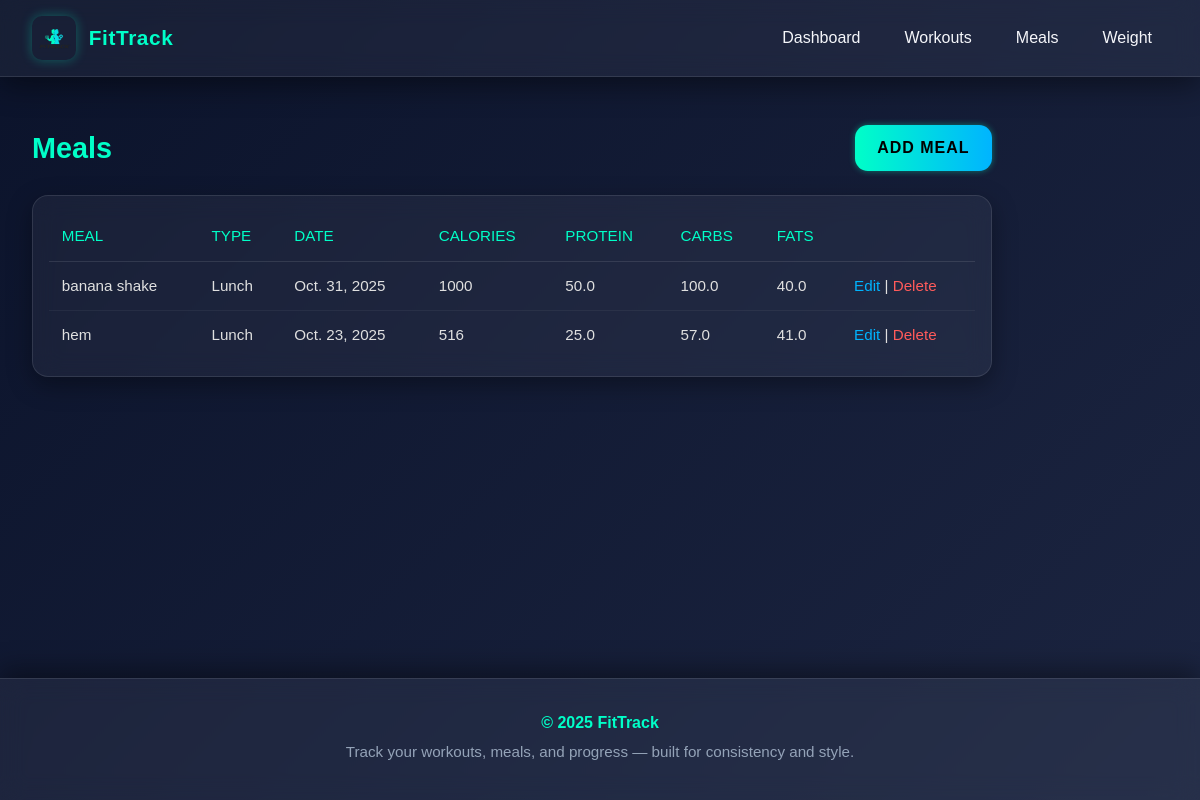
The app's page /meals/, older data.
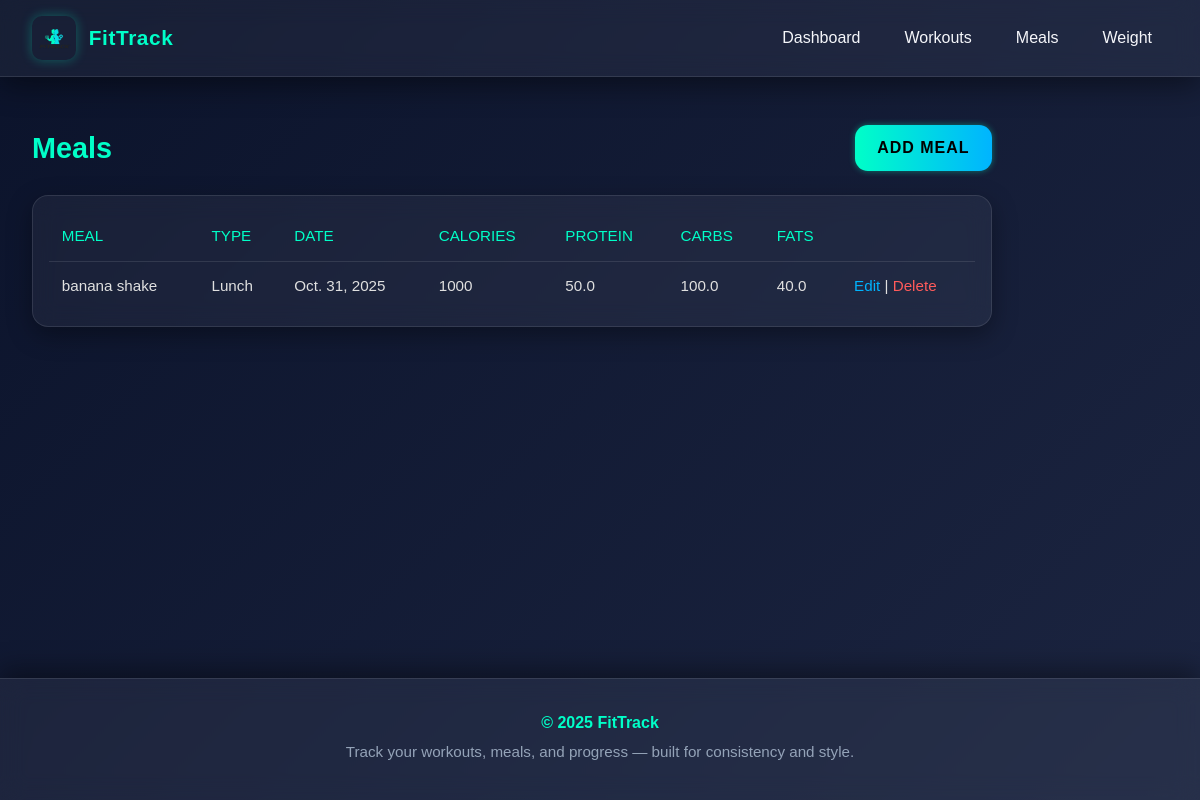
The same page, newer data.
### tracker/models.py (models this page shows, shortened)
class Meal(models.Model):
    meal_name = models.CharField(max_length=200)
    meal_type = models.CharField(max_length=100)
    calories = models.PositiveIntegerField(default=0)
    protein = models.FloatField(default=0)
    carbs = models.FloatField(default=0)
    fats = models.FloatField(default=0)
    date = models.DateField()
    notes = models.TextField(blank=True)

### tracker/views.py (the view)
# urls.py: path('meals/', views.meal_list, name='meal_list'),
def meal_list(request):
    meals = Meal.objects.all().order_by('-date')
    return render(request, 'tracker/meal_list.html', {'meals': meals})

### tracker/templates/tracker/meal_list.html (shortened to what this page needs)
{% extends 'tracker/base.html' %}
{% block content %}
<div class="page-header">
  <h2>Meals</h2>
  <a href="{% url 'tracker:meal_add' %}" class="btn-add">ADD MEAL</a>
</div>
<div class="card table-wrap">
  <table>
    <thead>
      <tr>
        <th>Meal</th>
        <th>Type</th>
        <th>Date</th>
        <th>Calories</th>
        <th>Protein</th>
        <th>Carbs</th>
        <th>Fats</th>
        <th></th>
      </tr>
    </thead>
    <tbody>
      {% for m in meals %}
      <tr>
        <td>{{ m.meal_name }}</td>
        <td>{{ m.meal_type }}</td>
        <td>{{ m.date }}</td>
        <td>{{ m.calories }}</td>
        <td>{{ m.protein }}</td>
        <td>{{ m.carbs }}</td>
        <td>{{ m.fats }}</td>
        <td>
          <a href="{% url 'tracker:meal_edit' m.pk %}" class="text-blue-600 small">Edit</a> |
          <a href="{% url 'tracker:meal_delete' m.pk %}" class="text-red-600 small">Delete</a>
        </td>
      </tr>
      {% empty %}
      <tr>
        <td colspan="8" class="py-4 muted">No meals logged yet.</td>
      </tr>
      {% endfor %}
    </tbody>
  </table>
</div>
{% endblock %}

### tracker/templates/tracker/base.html (shortened to what this page needs)
{% load static %}
<!doctype html>
<html lang="en">
<head>
  <script src="https://cdn.tailwindcss.com"></script>
</head>
<body>
  <header class="site-nav" role="banner">
    <div class="brand">
      <img src="{% static 'logo.png' %}" alt="FitTrack Logo" class="logo-img">
      <h1>FitTrack</h1>
    </div>
    <nav class="flex items-center gap-4">
      <div class="nav-links" id="navLinks">
        <a href="{% url 'tracker:dashboard' %}">Dashboard</a>
        <a href="{% url 'tracker:workout_list' %}">Workouts</a>
        <a href="{% url 'tracker:meal_list' %}">Meals</a>
        <a href="{% url 'tracker:weight_list' %}">Weight</a>
      </div>
    </nav>
  </header>
  <main class="container" role="main">
    {% block content %}{% endblock %}
  </main>
  <footer role="contentinfo">
    <span class="foot-strong">&copy; 2025 FitTrack</span>
    <p>Track your workouts, meals, and progress — built for consistency and style.</p>
  </footer>
</body>
</html>

### tracker/templates/tracker/base.html (style rules this page uses)
:root { --bg-dark: #101820; --bg-light: #1c2833; --accent-teal: #00ffc8; --accent-blue: #00b4ff; --accent-orange: #ff8c00; --text-muted: #94a3b8; }
body { margin: 0; min-height: 100vh; background: linear-gradient(135deg, var(--bg-dark), var(--bg-light)); color: #f5f6fa; font-family: 'Poppins', sans-serif; display: flex; flex-direction: column; }
header.site-nav { width: 100%; background: rgba(255, 255, 255, 0.05); backdrop-filter: blur(12px); border-bottom: 1px solid rgba(255, 255, 255, 0.1); display: flex; justify-content: space-between; align-items: center; padding: 1rem 2rem; position: sticky; top: 0; z-index: 60; box-shadow: 0 8px 30px rgba(0, 0, 0, 0.45); }
.brand { display: flex; align-items: center; gap: 0.8rem; }
.brand .logo-img { height: 44px; width: auto; border-radius: 10px; box-shadow: 0 0 12px rgba(0, 255, 200, 0.3); }
.brand h1 { font-size: 1.3rem; font-weight: 700; color: var(--accent-teal); letter-spacing: 0.6px; }
.nav-links { display: flex; gap: 0.75rem; align-items: center; }
.nav-links a { color: #f5f6fa; padding: 8px 16px; border-radius: 8px; font-weight: 500; text-decoration: none; transition: all 0.25s ease; }
main.container { flex: 1; width: 100%; padding: 2rem 2rem; display: flex; flex-direction: column; justify-content: flex-start; }
footer { background: rgba(255, 255, 255, 0.05); backdrop-filter: blur(12px); border-top: 1px solid rgba(255, 255, 255, 0.1); padding: 2rem 1rem; text-align: center; color: var(--text-muted); box-shadow: 0 -8px 25px rgba(0, 0, 0, 0.4); width: 100%; }
footer .foot-strong { color: var(--accent-teal); font-weight: 700; margin-bottom: 0.4rem; display: block; }
footer p { margin: 0.25rem 0; font-size: 0.95rem; }

### tracker/templates/tracker/meal_list.html (style rules this page uses)
body { background: linear-gradient(135deg, #0b132b, #1c2541); color: #e0e0e0; font-family: 'Poppins', sans-serif; }
.page-header { display: flex; justify-content: space-between; align-items: center; margin-bottom: 1.5rem; }
.page-header h2 { font-size: 1.8rem; font-weight: 600; color: #00ffc8; }
.btn-add { background: linear-gradient(90deg, #00ffc8, #00b4ff); color: #000; font-weight: 600; padding: 0.7rem 1.4rem; border-radius: 0.8rem; border: none; text-decoration: none; letter-spacing: 1px; text-transform: uppercase; transition: all 0.3s ease; box-shadow: 0 0 6px rgba(0, 255, 200, 0.4); }
.card { background: rgba(255, 255, 255, 0.05); backdrop-filter: blur(12px); border: 1px solid rgba(255, 255, 255, 0.1); border-radius: 1rem; padding: 1rem; box-shadow: 0 8px 25px rgba(0, 0, 0, 0.35); overflow-x: auto; transition: transform 0.3s ease, box-shadow 0.3s ease; }
table { width: 100%; border-collapse: collapse; min-width: 600px; }
th, td { padding: 0.8rem; text-align: left; font-size: 0.95rem; }
th { color: #00ffc8; text-transform: uppercase; font-weight: 500; border-bottom: 1px solid rgba(255, 255, 255, 0.1); }
tr { transition: background 0.2s ease; }
td { border-top: 1px solid rgba(255, 255, 255, 0.05); }
.text-blue-600 { color: #00b4ff; text-decoration: none; }
.text-red-600 { color: #ff5b5b; text-decoration: none; }

Row changes from the older to the newer data that the page shows:
removed Meal: meal_name "hem", meal_type "Lunch", date "Oct. 23, 2025", calories "516", protein "25.0", carbs "57.0", fats "41.0"
